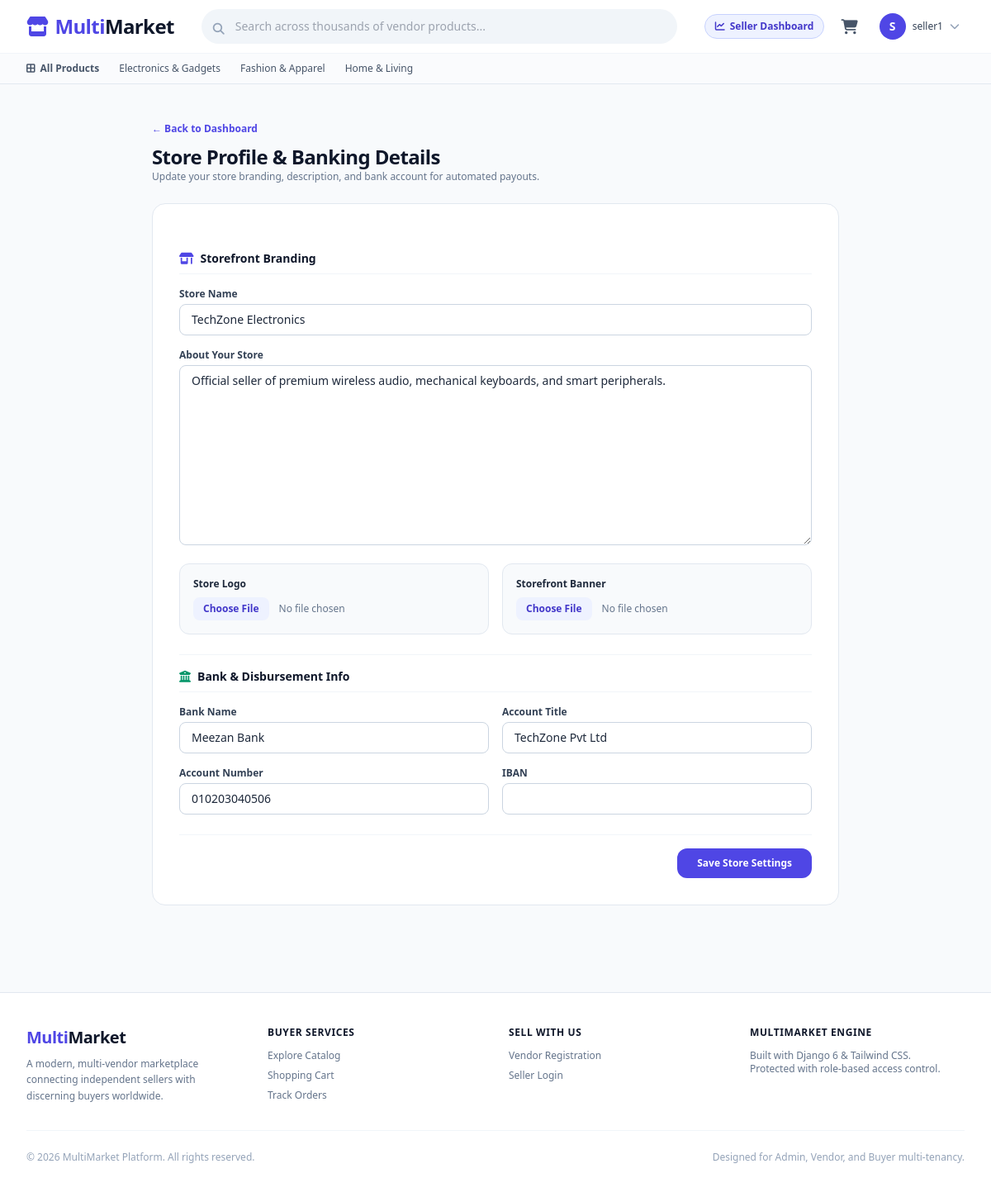
Screenshot of /vendors/settings/ (signed in) with the database file from the repository.
### accounts/models.py (models this page shows, shortened)
class User(AbstractUser):
    is_buyer = models.BooleanField(default=True)
    is_vendor = models.BooleanField(default=False)
    phone_number = models.CharField(max_length=20, blank=True, null=True)
    avatar = models.ImageField(upload_to='avatars/', blank=True, null=True)

### products/models.py (models this page shows, shortened)
class Category(models.Model):
  name = models.CharField(max_length=100)
  slug = models.SlugField(max_length=120, unique=True, blank=True)
  icon = models.CharField(
      max_length=50, blank=True, help_text='Icon name or CSS class'
  )
  parent = models.ForeignKey(
      'self',
      null=True,
      blank=True,
      on_delete=models.CASCADE,
      related_name='subcategories',
  )
  class Meta:
    verbose_name_plural = 'Categories'
    ordering = ['name']

### vendors/models.py (models this page shows, shortened)
class Vendor(models.Model):
    user = models.OneToOneField(
        settings.AUTH_USER_MODEL,
        on_delete=models.CASCADE,
        related_name='vendor_profile'
    )
    store_name = models.CharField(max_length=200, unique=True)
    slug = models.SlugField(max_length=220, unique=True, blank=True)
    description = models.TextField(blank=True)
    logo = models.ImageField(upload_to='vendors/logos/', blank=True, null=True)
    banner = models.ImageField(upload_to='vendors/banners/', blank=True, null=True)
    is_approved = models.BooleanField(
        default=False,
        help_text="Superadmin approval required before store goes live."
    )
    is_active = models.BooleanField(
        default=True,
        help_text="Can be suspended or disabled by Superadmin."
    )
    commission_rate = models.DecimalField(
        max_digits=5,
        decimal_places=2,
        default=10.00,
        help_text="Platform fee percentage (e.g. 10.00 for 10%)"
    )
    bank_account_title = models.CharField(max_length=150, blank=True)
    bank_name = models.CharField(max_length=100, blank=True)
    bank_account_number = models.CharField(max_length=50, blank=True)
    bank_iban = models.CharField(max_length=50, blank=True)
    created_at = models.DateTimeField(auto_now_add=True)
    updated_at = models.DateTimeField(auto_now=True)

### vendors/views.py (the view)
# urls.py: path('settings/', views.vendor_settings, name='settings'),
@vendor_required
def vendor_settings(request):
  vendor = request.user.vendor_profile
  if request.method == 'POST':
    form = VendorProfileForm(request.POST, request.FILES, instance=vendor)
    if form.is_valid():
      form.save()
      messages.success(request, 'Store profile & banking details updated.')
      return redirect('vendors:settings')
  else:
    form = VendorProfileForm(instance=vendor)
  return render(
      request,
      'vendors/settings.html',
      {
          'form': form,
          'vendor': vendor,
      },
  )

### vendors/forms.py
class VendorProfileForm(forms.ModelForm):
  class Meta:
    model = Vendor
    fields = (
        'store_name',
        'description',
        'logo',
        'banner',
        'bank_account_title',
        'bank_name',
        'bank_account_number',
        'bank_iban',
    )
  def __init__(self, *args, **kwargs):
    super().__init__(*args, **kwargs)
    for name, field in self.fields.items():
      if name in ['logo', 'banner']:
        field.widget.attrs.update({
            'class': (
                'w-full text-xs text-slate-500 file:mr-3 file:py-1.5'
                ' file:px-3 file:rounded-lg file:border-0 file:text-xs'
                ' file:font-semibold file:bg-brand-50 file:text-brand-700'
                ' hover:file:bg-brand-100'
            )
        })
      else:
        field.widget.attrs.update({
            'class': (
                'w-full px-3.5 py-2 rounded-lg border border-slate-300 text-sm'
                ' focus:ring-2 focus:ring-brand-500 focus:border-brand-500'
                ' outline-none'
            )
        })

### orders/context_processors.py (called while the page is built)
def ecommerce_context(request):
  cart_count = 0
  if request.user.is_authenticated:
    cart = Cart.objects.filter(user=request.user).first()
    if cart:
      cart_count = cart.total_items
  elif request.session.session_key:
    cart = Cart.objects.filter(session_key=request.session.session_key).first()
    if cart:
      cart_count = cart.total_items
  categories = Category.objects.filter(parent__isnull=True)[:8]
  return {
      'global_cart_count': cart_count,
      'global_categories': categories,
  }

### templates/vendors/settings.html (shortened to what this page needs)
{% extends 'base.html' %}
{% block content %}
<div class="max-w-4xl mx-auto px-4 sm:px-6 lg:px-8 py-10">
    <div class="mb-6">
        <a href="{% url 'vendors:dashboard' %}" class="text-xs text-brand-600 font-semibold hover:underline">&larr; Back to Dashboard</a>
        <h1 class="text-2xl font-bold tracking-tight text-slate-900 mt-2">Store Profile &amp; Banking Details</h1>
        <p class="text-xs text-slate-500">Update your store branding, description, and bank account for automated payouts.</p>
    </div>
    <form method="POST" enctype="multipart/form-data" class="bg-white p-6 sm:p-8 rounded-2xl border border-slate-200 shadow-xs space-y-6">
        <div class="space-y-4">
            <h2 class="text-sm font-bold text-slate-900 pb-2 border-b border-slate-100 flex items-center gap-2">
                <i class="fa-solid fa-shop text-brand-600"></i> Storefront Branding
            </h2>
            <div>
                <label for="{{ form.store_name.id_for_label }}" class="block text-xs font-semibold text-slate-700 mb-1">
                    Store Name
                </label>
                {{ form.store_name }}
            </div>
            <div>
                <label for="{{ form.description.id_for_label }}" class="block text-xs font-semibold text-slate-700 mb-1">
                    About Your Store
                </label>
                {{ form.description }}
            </div>
            <div class="grid grid-cols-1 sm:grid-cols-2 gap-4">
                <div class="p-4 bg-slate-50 rounded-xl border border-slate-200 space-y-2">
                    <label class="block text-xs font-semibold text-slate-800">Store Logo</label>
                    {{ form.logo }}
                </div>
                <div class="p-4 bg-slate-50 rounded-xl border border-slate-200 space-y-2">
                    <label class="block text-xs font-semibold text-slate-800">Storefront Banner</label>
                    {{ form.banner }}
                </div>
            </div>
        </div>
        <div class="space-y-4 pt-4 border-t border-slate-100">
            <h2 class="text-sm font-bold text-slate-900 pb-2 border-b border-slate-100 flex items-center gap-2">
                <i class="fa-solid fa-building-columns text-emerald-600"></i> Bank &amp; Disbursement Info
            </h2>
            <div class="grid grid-cols-1 sm:grid-cols-2 gap-4">
                <div>
                    <label for="{{ form.bank_name.id_for_label }}" class="block text-xs font-semibold text-slate-700 mb-1">Bank Name</label>
                    {{ form.bank_name }}
                </div>
                <div>
                    <label for="{{ form.bank_account_title.id_for_label }}" class="block text-xs font-semibold text-slate-700 mb-1">Account Title</label>
                    {{ form.bank_account_title }}
                </div>
            </div>
            <div class="grid grid-cols-1 sm:grid-cols-2 gap-4">
                <div>
                    <label for="{{ form.bank_account_number.id_for_label }}" class="block text-xs font-semibold text-slate-700 mb-1">Account Number</label>
                    {{ form.bank_account_number }}
                </div>
                <div>
                    <label for="{{ form.bank_iban.id_for_label }}" class="block text-xs font-semibold text-slate-700 mb-1">IBAN</label>
                    {{ form.bank_iban }}
                </div>
            </div>
        </div>
        <div class="pt-4 border-t border-slate-100 flex justify-end">
            <button type="submit" class="px-6 py-2.5 bg-brand-600 hover:bg-brand-700 text-white font-semibold text-xs rounded-xl transition shadow-xs">
                Save Store Settings
            </button>
        </div>
    </form>
</div>
{% endblock %}

### templates/base.html (shortened to what this page needs)
<!DOCTYPE html>
<html lang="en" class="h-full bg-slate-50">
<head>
    <script src="https://cdn.tailwindcss.com"></script>
    <link rel="stylesheet" href="https://cdnjs.cloudflare.com/ajax/libs/font-awesome/6.4.0/css/all.min.css">
</head>
<body class="flex flex-col min-h-screen text-slate-800 antialiased font-sans">
    <header class="bg-white border-b border-slate-200 sticky top-0 z-40 shadow-xs">
        <div class="max-w-7xl mx-auto px-4 sm:px-6 lg:px-8">
            <div class="flex items-center justify-between h-16 gap-4">
                <div class="flex items-center gap-3">
                    <a href="{% url 'home' %}" class="flex items-center gap-2 text-brand-600 font-bold text-2xl tracking-tight">
                        <i class="fa-solid fa-store text-brand-600"></i>
                        <span>Multi<span class="text-slate-900">Market</span></span>
                    </a>
                </div>
                <div class="flex-1 max-w-xl hidden md:block">
                    <form action="{% url 'products:list' %}" method="GET" class="relative">
                        <input type="text" name="q" value="{{ request.GET.q|default:'' }}"
                               placeholder="Search across thousands of vendor products..."
                               class="w-full bg-slate-100 border border-transparent focus:border-brand-500 focus:bg-white focus:ring-2 focus:ring-brand-200 text-sm rounded-full py-2.5 pl-10 pr-4 transition outline-none">
                        <i class="fa-solid fa-magnifying-glass absolute left-3.5 top-3.5 text-slate-400 text-sm"></i>
                    </form>
                </div>
                <div class="flex items-center gap-3">
                    {% if request.user.is_authenticated and request.user.is_vendor %}
                        {% if request.user.vendor_profile.is_approved %}
                        <a href="{% url 'vendors:dashboard' %}" class="hidden sm:inline-flex items-center gap-1.5 px-3 py-1.5 rounded-full text-xs font-semibold bg-indigo-50 text-brand-700 border border-indigo-200 hover:bg-indigo-100 transition">
                            <i class="fa-solid fa-chart-line"></i>
                            <span>Seller Dashboard</span>
                        </a>
                        {% else %}
                        <a href="{% url 'accounts:vendor_pending' %}" class="hidden sm:inline-flex items-center gap-1.5 px-3 py-1.5 rounded-full text-xs font-semibold bg-yellow-50 text-yellow-800 border border-yellow-200">
                            <i class="fa-solid fa-clock"></i>
                            <span>Approval Pending</span>
                        </a>
                        {% endif %}
                    {% elif not request.user.is_authenticated or not request.user.is_vendor %}
                    <a href="{% url 'accounts:register_vendor' %}" class="hidden lg:inline-flex items-center gap-1.5 text-xs font-semibold text-slate-600 hover:text-brand-600 transition px-2 py-1">
                        <i class="fa-solid fa-shop"></i>
                        <span>Become a Seller</span>
                    </a>
                    {% endif %}
                    <a href="{% url 'orders:cart_view' %}" class="relative inline-flex items-center p-2 text-slate-600 hover:text-brand-600 rounded-lg hover:bg-slate-100 transition">
                        <i class="fa-solid fa-cart-shopping text-lg"></i>
                    </a>
                    {% if request.user.is_authenticated %}
                    <div x-data="{ open: false }" class="relative" @click.away="open = false">
                        <button @click="open = !open" class="flex items-center gap-2 p-1.5 rounded-full text-sm hover:bg-slate-100 focus:outline-none">
                            <div class="w-8 h-8 rounded-full bg-brand-600 text-white font-semibold flex items-center justify-center shadow-xs">
                                {{ request.user.username|make_list|first|upper }}
                            </div>
                            <span class="hidden md:inline font-medium text-slate-700 text-xs">{{ request.user.username }}</span>
                            <i class="fa-solid fa-chevron-down text-slate-400 text-xs"></i>
                        </button>
                    </div>
                    {% endif %}
                </div>
            </div>
        </div>
        <nav class="border-t border-slate-100 bg-slate-50/70 hidden sm:block">
            <div class="max-w-7xl mx-auto px-4 sm:px-6 lg:px-8">
                <div class="flex items-center gap-6 py-2.5 overflow-x-auto text-xs font-medium text-slate-600 scrollbar-none">
                    <a href="{% url 'products:list' %}" class="flex items-center gap-1.5 hover:text-brand-600 font-semibold whitespace-nowrap">
                        <i class="fa-solid fa-border-all"></i> All Products
                    </a>
                    {% for cat in global_categories %}
                    <a href="{% url 'products:list' %}?category={{ cat.slug }}" class="hover:text-brand-600 whitespace-nowrap">
                        {{ cat.name }}
                    </a>
                    {% endfor %}
                </div>
            </div>
        </nav>
    </header>
    <main class="flex-1">
        {% block content %}{% endblock %}
    </main>
    <footer class="bg-white border-t border-slate-200 mt-16">
        <div class="max-w-7xl mx-auto px-4 sm:px-6 lg:px-8 py-10">
            <div class="grid grid-cols-1 md:grid-cols-4 gap-8">
                <div>
                    <span class="text-brand-600 font-bold text-xl tracking-tight">Multi<span class="text-slate-900">Market</span></span>
                    <p class="mt-2 text-xs text-slate-500 leading-relaxed">
                        A modern, multi-vendor marketplace connecting independent sellers with discerning buyers worldwide.
                    </p>
                </div>
                <div>
                    <h4 class="text-xs font-semibold text-slate-900 uppercase tracking-wider">Buyer Services</h4>
                    <ul class="mt-3 space-y-2 text-xs text-slate-500">
                        <li><a href="{% url 'products:list' %}" class="hover:text-brand-600">Explore Catalog</a></li>
                        <li><a href="{% url 'orders:cart_view' %}" class="hover:text-brand-600">Shopping Cart</a></li>
                        <li><a href="{% url 'orders:buyer_orders' %}" class="hover:text-brand-600">Track Orders</a></li>
                    </ul>
                </div>
                <div>
                    <h4 class="text-xs font-semibold text-slate-900 uppercase tracking-wider">Sell With Us</h4>
                    <ul class="mt-3 space-y-2 text-xs text-slate-500">
                        <li><a href="{% url 'accounts:register_vendor' %}" class="hover:text-brand-600">Vendor Registration</a></li>
                        <li><a href="{% url 'accounts:login' %}" class="hover:text-brand-600">Seller Login</a></li>
                    </ul>
                </div>
                <div>
                    <h4 class="text-xs font-semibold text-slate-900 uppercase tracking-wider">MultiMarket Engine</h4>
                    <p class="mt-3 text-xs text-slate-500">
                        Built with Django 6 &amp; Tailwind CSS.<br>
                        Protected with role-based access control.
                    </p>
                </div>
            </div>
            <div class="border-t border-slate-100 mt-8 pt-6 flex flex-col sm:flex-row items-center justify-between text-xs text-slate-400">
                <p>&copy; {% now "Y" %} MultiMarket Platform. All rights reserved.</p>
                <p>Designed for Admin, Vendor, and Buyer multi-tenancy.</p>
            </div>
        </div>
    </footer>
</body>
</html>

### rows the page displays
User: user.username|make_list "S", user.username "seller1"
Category: name "Electronics & Gadgets"
Category: name "Fashion & Apparel"
Category: name "Home & Living"
Vendor: store_name "TechZone Electronics", description "Official seller of premium wireless audio, mechanical keyboards, and smart peripherals.", bank_name "Meezan Bank", bank_account_title "TechZone Pvt Ltd", bank_account_number "010203040506"
